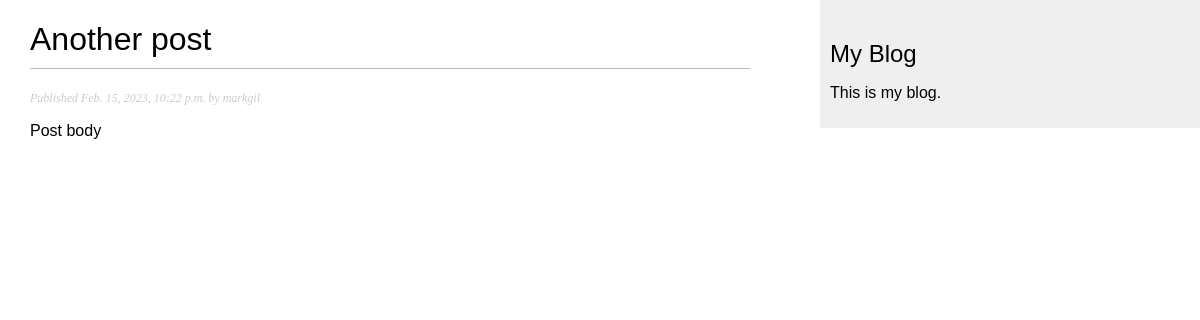
/blog/2023/2/15/another-post/, run on the app's committed database.
### blog/models.py (models this page shows, shortened)
class Post(models.Model):
    class Status(models.TextChoices):
        DRAFT = 'DF', 'Draft'
        PUBLISHED = 'PB', 'Published'
    title = models.CharField(max_length=250)
    slug = models.SlugField(max_length=250, unique_for_date='publish')
    author = models.ForeignKey(User,
                               on_delete=models.CASCADE,
                               related_name='blog_posts')
    body = models.TextField()
    publish = models.DateTimeField(default=timezone.now)
    created = models.DateTimeField(auto_now_add=True)
    updated = models.DateTimeField(auto_now=True)
    status = models.CharField(max_length=2,
                              choices=Status.choices,
                              default=Status.DRAFT)
    objects = models.Manager() # default manager
    published = PublishedManager() # our custom manager
    class Meta:
        ordering = ['-publish']
        indexes = [
            models.Index(fields=['-publish']),
        ]

### blog/views.py (the view)
# urls.py: path('<int:year>/<int:month>/<int:day>/<slug:post>/', views.post_detail, name='post_detail'),
def post_detail(request, year, month, day, post):
    post = get_object_or_404(Post,
                             status=Post.Status.PUBLISHED,
                             slug=post,
                             publish__year=year,
                             publish__month=month,
                             publish__day=day)
    return render(request,
                  'blog/post/detail.html',
                  {'post': post})

### blog/templates/blog/post/detail.html (shortened to what this page needs)
{% extends 'blog/base.html' %}
{% block content %}
    <h1>{{ post.title }}</h1>
    <p class="date">
        Published {{ post.publish }} by {{ post.author }}
    </p>
    {{ post.body|linebreaks }}
{% endblock %}

### blog/static/css/blog.css (style rules this page uses)
body { margin:0; padding:0; font-family:helvetica, sans-serif; }
h1 { font-weight:normal; border-bottom:1px solid #bbb; padding:0 0 10px 0; }
p.date { color:#ccc; font-family: georgia, serif; font-size: 12px; font-style: italic; }

### data on the page
Post: title "Another post", publish "Feb. 15, 2023, 10:22 p.m.", author "markgil", body "Post body"
